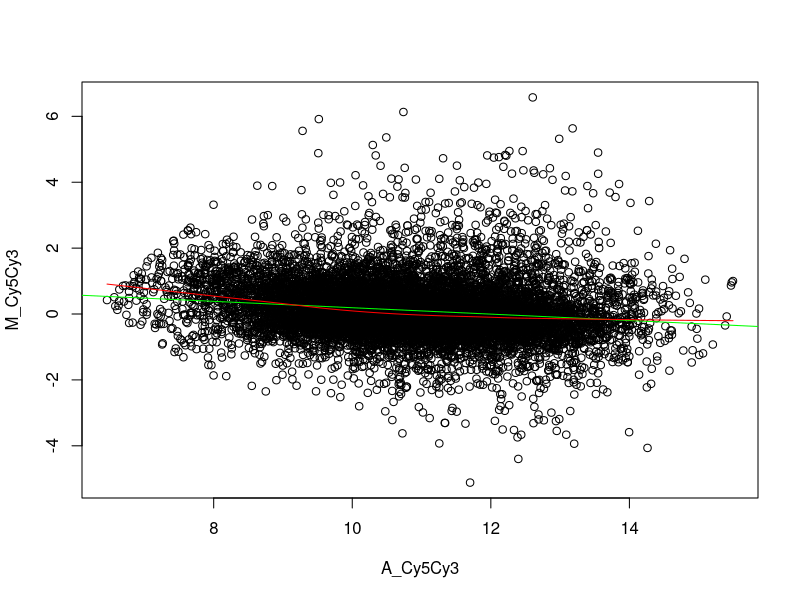
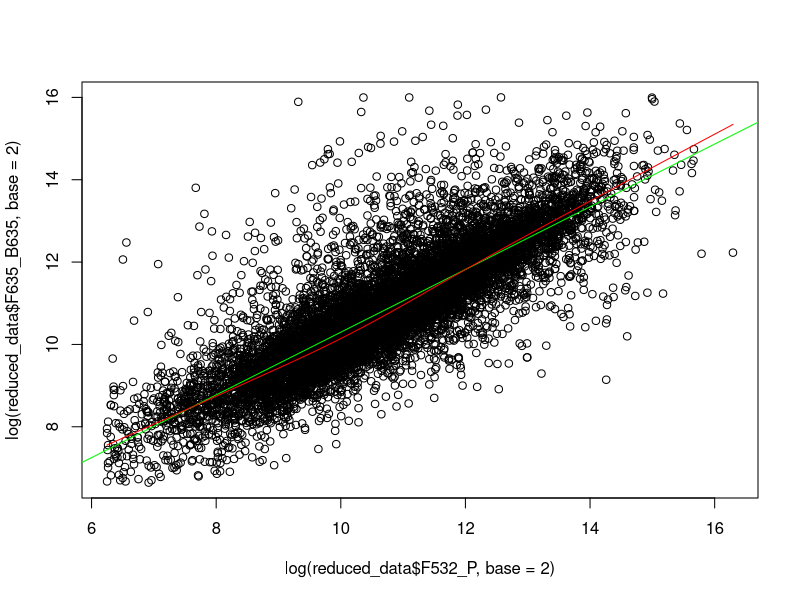
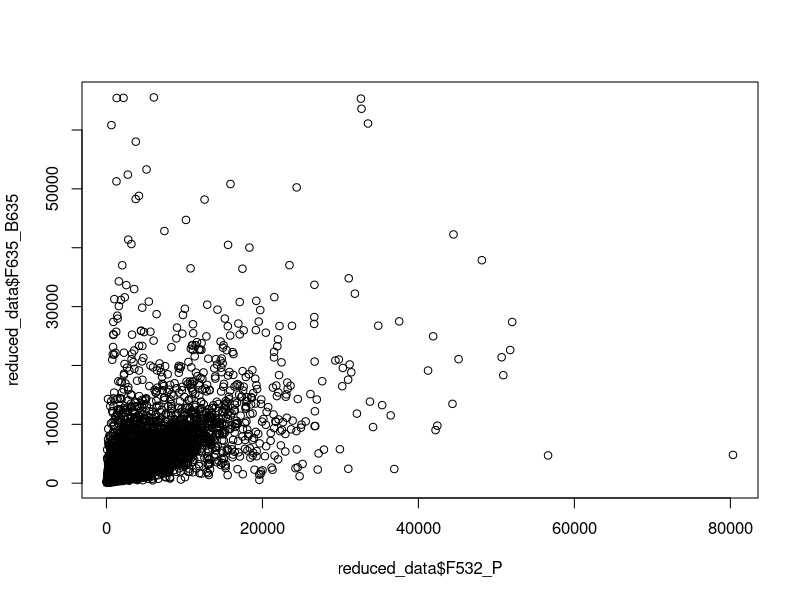
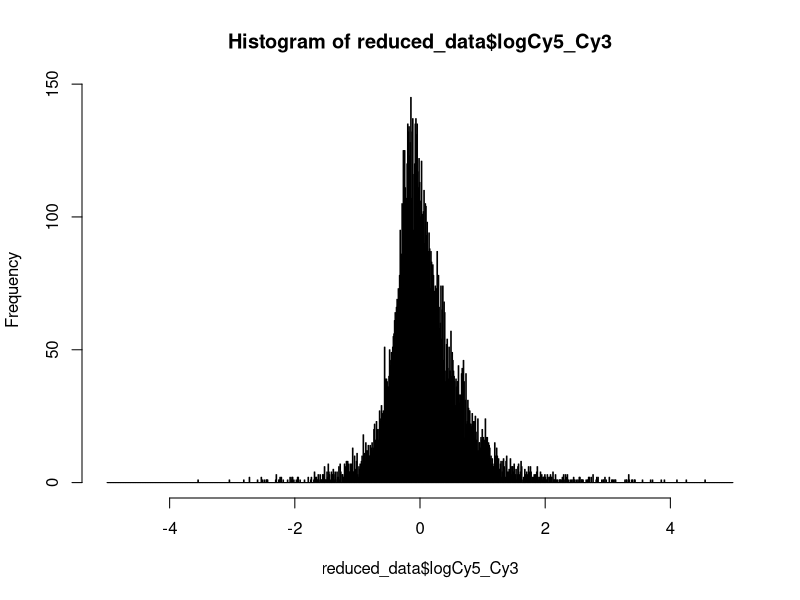

These figures' R source, in order:
rm(list=ls(all=TRUE));
data = read.csv("404410030_97ba06.csv");
reduced_data = cbind(data[5:6], data[84:85]);
regl_lowess = lowess(x=reduced_data$F635_B635, y=reduced_data$F532_B532)
F532_P = reduced_data$F532_B532 * ( regl_lowess[[1]]/regl_lowess[[2]] )
#m635 = median(reduced_data$F635_B635);#Using median
#m532 = median(reduced_data$F532_B532);
#m635 = mean(reduced_data$F635_B635);#Using mean
#m532 = mean(reduced_data$F532_B532);
#m635 = sum(reduced_data$F635_B635);#Using sum
#m532 = sum(reduced_data$F532_B532);
#totalR = m635/m532;
#F532_P = reduced_data$F532_B532 * totalR;
reduced_data = cbind(reduced_data, F532_P);
ratio_Cy5_Cy3 = reduced_data$F635_B635 / reduced_data$F532_P;
reduced_data = cbind(reduced_data, ratio_Cy5_Cy3);
reduced_data = reduced_data[order(reduced_data$ratio_Cy5_Cy3),]
logCy5_Cy3 = log(reduced_data$ratio_Cy5_Cy3)
reduced_data = cbind(reduced_data, logCy5_Cy3)
M_Cy5Cy3 = log(reduced_data$F635_B635,base=2) - log(reduced_data$F532_P,base=2)
A_Cy5Cy3 = (log(reduced_data$F635_B635,base=2) + log(reduced_data$F532_P,base=2))/2
reduced_data = cbind(reduced_data, M_Cy5Cy3, A_Cy5Cy3)
regl = lm(M_Cy5Cy3~A_Cy5Cy3)
plot(y=M_Cy5Cy3, x=A_Cy5Cy3)
abline(regl,col='green')
MA_lowess = lowess(y=M_Cy5Cy3, x=A_Cy5Cy3)
lines(x=MA_lowess[[1]],y=MA_lowess[[2]], col='red')
plot(y=log(reduced_data$F635_B635,base=2),x=log(reduced_data$F532_P,base=2))
regl_curve = lowess(y=log(reduced_data$F635_B635,base=2),x=log(reduced_data$F532_P,base=2))
regl_line = lm(log(reduced_data$F635_B635,base=2)~log(reduced_data$F532_P,base=2))
abline(regl_line, col='green')
lines(x=regl_curve[[1]], y=regl_curve[[2]],  col='red')

plot(y=reduced_data$F635_B635, x=reduced_data$F532_P)
hist(reduced_data$logCy5_Cy3,breaks=c(-500:500/100))
#plot(reduced_data)